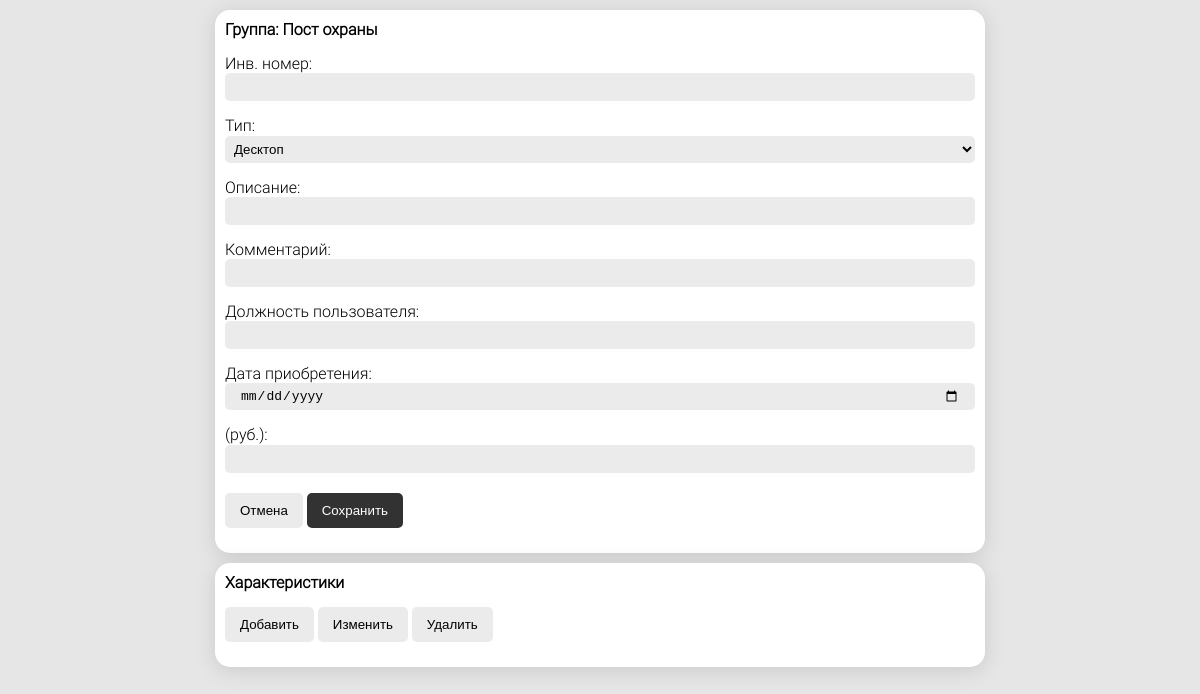
Before: /equipment_card/10/ (signed in) with the older database file.
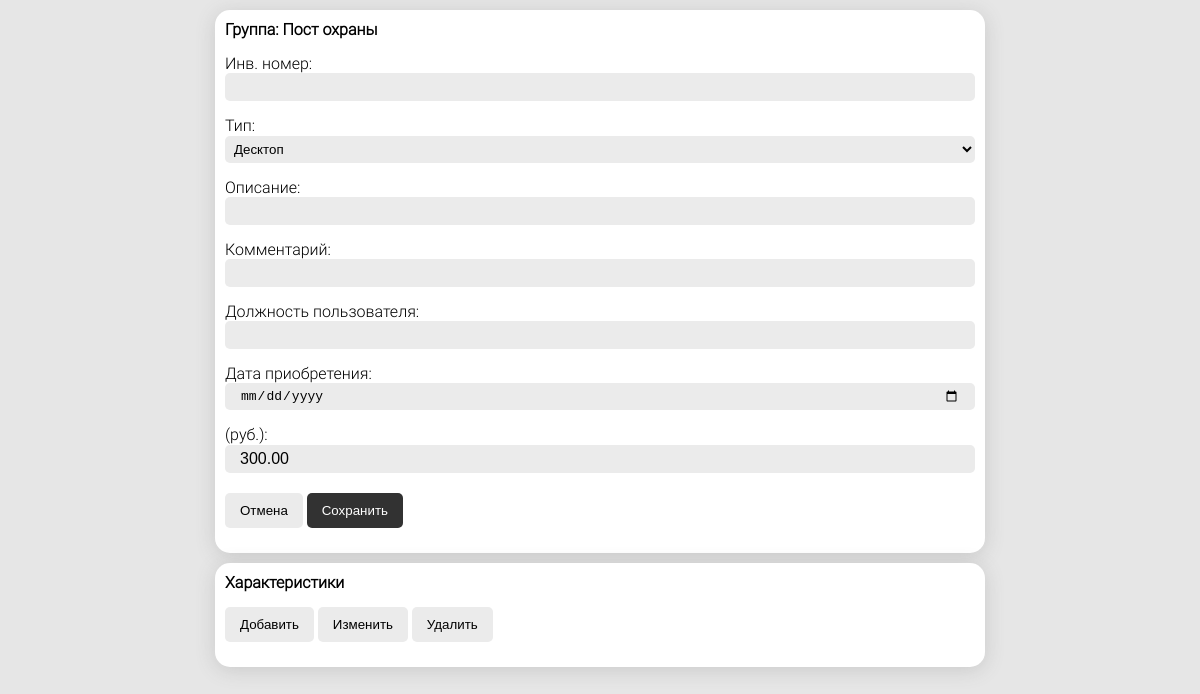
After: the same page with the newer database file.
### main/models.py (models this page shows, shortened)
class EquipmentCard(models.Model):
    group = models.ForeignKey(Group, verbose_name='Группа', on_delete=models.CASCADE)
    equipment_type = models.ForeignKey('EquipmentType', verbose_name='Тип оборудования', on_delete=models.CASCADE)
    inv_number = models.CharField(max_length=100, verbose_name='Инвентарный номер', null=True, blank=True)
    title = models.CharField(max_length=1000, verbose_name='Описание', null=True, blank=True)
    comment = models.TextField(verbose_name='Комментарий', null=True, blank=True)
    worker = models.CharField(max_length=1000, verbose_name='Пользователь оборудования', null=True, blank=True)
    purchase_date = models.DateField(verbose_name='Дата приобретения', null=True, blank=True)
    price = models.DecimalField(max_digits=15, decimal_places=2, verbose_name='Стоимость', null=True, blank=True)
    class Meta:
        verbose_name = 'Учетная карточка'
        verbose_name_plural = 'Учетные карточки'

class Group(models.Model):
    title = models.CharField(max_length=1024, verbose_name='Наименование')
    user = models.ForeignKey(User, verbose_name='Пользователь', on_delete=models.CASCADE)
    group = models.ForeignKey(
        'self',
        verbose_name='Группа',
        related_name='child_groups',
        on_delete=models.CASCADE,
        null=True,
        blank=True,
        default=None
    )
    class Meta:
        verbose_name = 'Группа'
        verbose_name_plural = 'Группы'
        ordering = ['title']

### main/views.py (the view)
# urls.py: path('equipment_card/<int:card_id>/', equipment_card, name='equipment_card'),
@login_required
def equipment_card(request, card_id):
    user = request.user
    try:
        card = EquipmentCard.objects.get(pk=card_id)
    except EquipmentCard.DoesNotExist:
        return Http404()
    if card.group.user != user:
        return Http404()
    types = EquipmentType.objects.filter(user=user)
    context = {
        'equipment_card': card,
        'equipment_types': types
    }
    return render(request, 'main/equipment_card.html', context=context)

### main/templatetags/custom_filters.py (called while the page is built)
def dot(value):
    return str(value).replace(',', '.')

### templates/main/equipment_card.html (shortened to what this page needs)
{% extends 'main/base.html' %}
{% load static %}
{% load custom_filters %}
{% block style %}
    <link rel="stylesheet" href="{% static 'main/css/equipment_card.css' %}">
{% endblock %}
{% block content %}
    <div class="container" id="card_container">
        <form>
            <h1>
                Группа: {{ equipment_card.group.title }}
            </h1>
            <div>
                <label for="inv_number">Инв. номер:</label>
                <input type="text" id="inv_number" name="inv_number" value="{{ equipment_card.inv_number|default_if_none:"" }}">
            </div>
            <div>
                <label for="equipment_type">Тип:</label>
                <select name="equipment_type" id="equipment_type">
                    {% for equipment_type in equipment_types %}
                        {% if equipment_card.equipment_type.id == equipment_type.id %}
                            <option value="{{ equipment_type.id }}" selected>{{ equipment_type.title }}</option>
                        {% else %}
                            <option value="{{ equipment_type.id }}">{{ equipment_type.title }}</option>
                        {% endif %}
                    {% endfor %}
                </select>
            </div>
            <div>
                <label for="title">Описание:</label>
                <input type="text" id="title" name="title" value="{{ equipment_card.title|default_if_none:"" }}">
            </div>
            <div>
                <label for="comment">Комментарий:</label>
                <input type="text" id="comment" name="comment" value="{{ equipment_card.comment|default_if_none:"" }}">
            </div>
            <div>
                <label for="worker">Должность пользователя:</label>
                <input type="text" id="worker" name="worker" value="{{ equipment_card.worker|default_if_none:"" }}">
            </div>
            <div>
                <label for="purchase_date">Дата приобретения:</label>
                <input type="date"
                       id="purchase_date"
                       name="purchase_date"
                       value="{{ equipment_card.purchase_date|date:"Y-m-d" }}"
                >
            </div>
            <div>
                <label for="price"> (руб.):</label>
                <input type="text"
                       id="price"
                       name="price"
                       pattern="(\d{0,13})|(\d{0,13}\.\d{0,2})"
                       value="{{ equipment_card.price|default_if_none:""|dot }}"
                >
            </div>
            <div>
                <input type="button" value="Отмена">
                <input type="submit" value="Сохранить">
            </div>
        </form>
    </div>
    <div class="container" id="features_container">
        <h1>Характеристики</h1>
        <div>
            <input type="button" id="create_feature_btn" value="Добавить">
            <input type="button" id="edit_feature_btn" value="Изменить">
            <input type="button" id="remove_feature_btn" value="Удалить">
        </div>
    </div>
{% endblock %}

### templates/main/base.html (shortened to what this page needs)
{% load static %}
<!DOCTYPE html>
<html lang="ru">
<head>
    <link rel="stylesheet" href="{% static 'main/css/reset.css' %}">
    <link rel="stylesheet" href="{% static 'main/css/base.css' %}">
    {% block style %}
    {% endblock style %}
</head>
<body>
{% block content %}
{% endblock %}
</body>
</html>

### main/static/main/css/base.css (style rules this page uses)
body { background-color: rgb(230, 230, 230); padding: 10px; }
input[type=text], input[type=password], input[type=email], input[type=date] { padding: 5px 15px; outline: none; border: none; background-color: rgb(235, 235, 235); border-radius: 5px; font-size: 1em; width: 100%; box-sizing: border-box; }
input[type=submit], input[type=button] { padding: 10px 15px; border: none; cursor: pointer; border-radius: 5px; }
input[type=submit] { background-color: rgb(50, 50, 50); color: white; margin-top: 5px; }
input[type=button] { background-color: rgb(235, 235, 235); color: black; }
select { width: 100%; padding: 5px; border: none; outline: none; border-radius: 5px; background-color: rgb(235, 235, 235); }

### main/static/main/css/equipment_card.css (style rules this page uses)
.container { max-width: 750px; margin: auto; padding: 10px; background-color: white; box-shadow: 0 3px 20px rgba(90, 90, 90, 0.2); border-radius: 15px; overflow: auto; font-family: "Roboto Light", Arial, SansSerif; }
.container:not(:first-child) { margin-top: 10px; }
.container div, dialog div { margin: 15px 0; }

Changed rows visible on the page:
changed EquipmentCard "Пост охраны": price (not shown) → "300.00"
